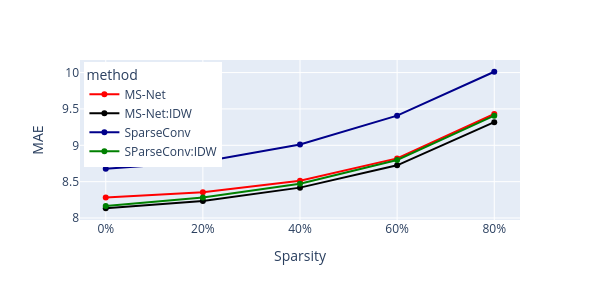

The notebook cell this image was saved under:
### Code cell
RMSE_pd = pd.DataFrame(RMSE, columns=['0%', '20%', '40%', '60%', '80%'])
sparsity = ['0%', '20%', '40%', '60%', '80%', '0%', '20%', '40%', '60%', '80%', '0%', '20%', '40%', '60%', '80%', '0%', '20%', '40%', '60%', '80%']
error = np.log2(np.array([311,327, 365, 452, 690,281, 301, 342, 423, 638,409, 438, 516, 679, 1032,287, 311, 355, 445, 679]))
method = ['MS-Net', 'MS-Net','MS-Net', 'MS-Net', 'MS-Net', 'MS-Net:IDW','MS-Net:IDW', 'MS-Net:IDW', 'MS-Net:IDW', 'MS-Net:IDW','SparseConv', 'SparseConv', 'SparseConv', 'SparseConv','SparseConv', 'SParseConv:IDW','SParseConv:IDW','SParseConv:IDW','SParseConv:IDW','SParseConv:IDW']
df=pd.DataFrame()
df['Sparsity'] = sparsity 
df['MAE'] = error  
df['method'] = method
fig = px.line(df, x='Sparsity', y='MAE', color='method', markers=True,  width=600, height=300,
               color_discrete_map={
                 'MS-Net': "red",
                 'MS-Net:IDW': "black",
                 'SparseConv': 'darkblue',
                 'SParseConv:IDW': 'green'
                 
             })
fig.update_layout(legend=dict(
    yanchor="top",
    y=0.99,
    xanchor="left",
    x=0.01
))
fig.write_image("mae.png") 
fig.show()

### Figure 1 — Plotly figure (JSON) as saved in the notebook; plotly's stock layout.template omitted (floating-point values rounded to 4 significant figures)
{"data": [{"hovertemplate": "method=MS-Net<br>Sparsity=%{x}<br>MAE=%{y}<extra></extra>", "legendgroup": "MS-Net", "line": {"color": "red", "dash": "solid"}, "marker": {"symbol": "circle"}, "mode": "lines+markers", "name": "MS-Net", "orientation": "v", "showlegend": true, "type": "scatter", "x": ["0%", "20%", "40%", "60%", "80%"], "xaxis": "x", "y": [8.281, 8.353, 8.512, 8.82, 9.43], "yaxis": "y"}, {"hovertemplate": "method=MS-Net:IDW<br>Sparsity=%{x}<br>MAE=%{y}<extra></extra>", "legendgroup": "MS-Net:IDW", "line": {"color": "black", "dash": "solid"}, "marker": {"symbol": "circle"}, "mode": "lines+markers", "name": "MS-Net:IDW", "orientation": "v", "showlegend": true, "type": "scatter", "x": ["0%", "20%", "40%", "60%", "80%"], "xaxis": "x", "y": [8.134, 8.234, 8.418, 8.725, 9.317], "yaxis": "y"}, {"hovertemplate": "method=SparseConv<br>Sparsity=%{x}<br>MAE=%{y}<extra></extra>", "legendgroup": "SparseConv", "line": {"color": "darkblue", "dash": "solid"}, "marker": {"symbol": "circle"}, "mode": "lines+markers", "name": "SparseConv", "orientation": "v", "showlegend": true, "type": "scatter", "x": ["0%", "20%", "40%", "60%", "80%"], "xaxis": "x", "y": [8.676, 8.775, 9.011, 9.407, 10.01], "yaxis": "y"}, {"hovertemplate": "method=SParseConv:IDW<br>Sparsity=%{x}<br>MAE=%{y}<extra></extra>", "legendgroup": "SParseConv:IDW", "line": {"color": "green", "dash": "solid"}, "marker": {"symbol": "circle"}, "mode": "lines+markers", "name": "SParseConv:IDW", "orientation": "v", "showlegend": true, "type": "scatter", "x": ["0%", "20%", "40%", "60%", "80%"], "xaxis": "x", "y": [8.165, 8.281, 8.472, 8.798, 9.407], "yaxis": "y"}], "layout": {"height": 300, "legend": {"title": {"text": "method"}, "tracegroupgap": 0, "x": 0.01, "xanchor": "left", "y": 0.99, "yanchor": "top"}, "margin": {"t": 60}, "width": 600, "xaxis": {"anchor": "y", "domain": [0, 1], "title": {"text": "Sparsity"}}, "yaxis": {"anchor": "x", "domain": [0, 1], "title": {"text": "MAE"}}}}
